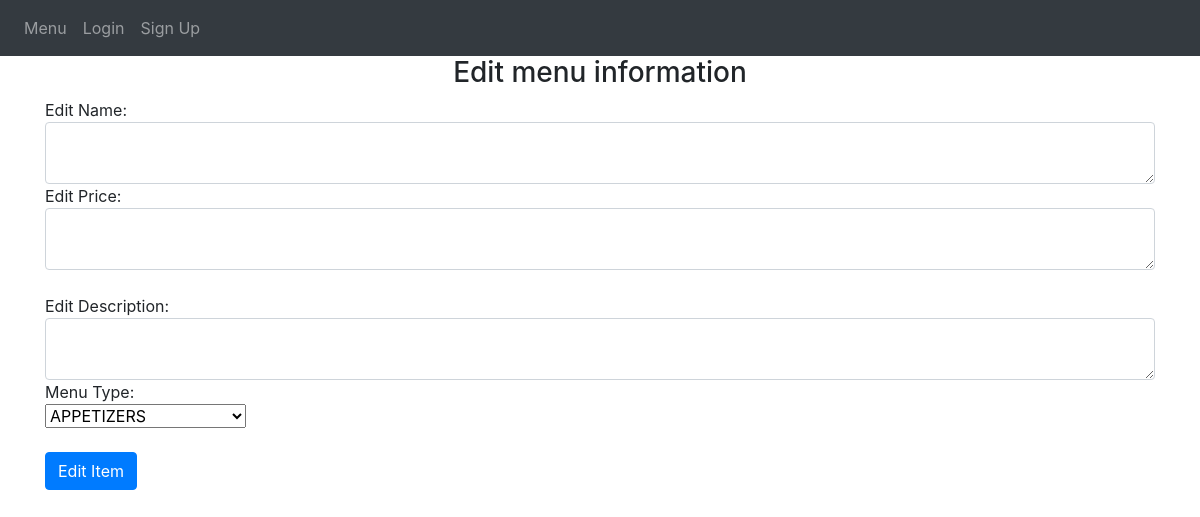
Before: /edit_redirect/1 with the older database file.
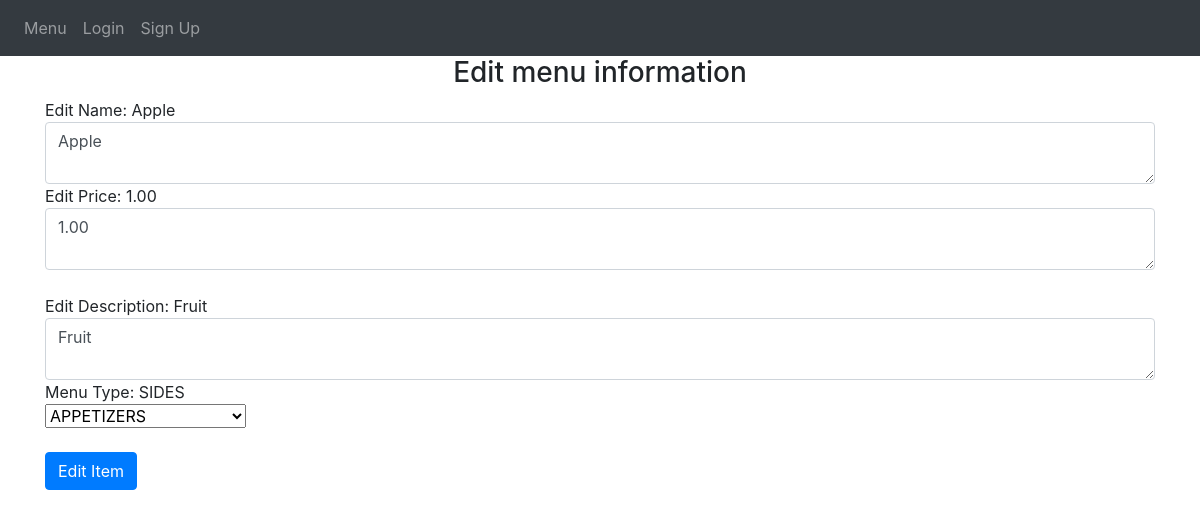
After: the same page with the newer database file.
### avanzareApp/models.py (models this page shows)
class Menu(db.Model):
    id = db.Column(db.Integer, primary_key=True)
    name = db.Column(db.String(150), unique=True)
    price = db.Column(db.String(150))
    description = db.Column(db.String(10000))
    menu_type = db.Column(db.String(150))
    date = db.Column(db.DateTime(timezone=True), default=func.now())
    user_id = db.Column(db.Integer, db.ForeignKey('user.id'))

### avanzareApp/views.py (the view, shortened to what this page needs)
@views.route('/edit_redirect/<int:id>', methods=['GET', 'POST'])
def edit_redirect(id):
    item = Menu.query.filter(Menu.id == id).first()
    return render_template('edit_menu_item.html', item=item, user=current_user)

### avanzareApp/templates/edit_menu_item.html (shortened to what this page needs)
{% extends "base.html" %} {% block title %}Home{% endblock %}
{% block content %}
<form method="POST">
    <h3 align="center">Edit menu information</h3>
    <div>Edit Name: {{item.name}}</div>
    <textarea   type="name"
                class="form-control"
                id="name"
                name="name">{{item.name}}</textarea>
    <div>Edit Price: {{item.price}}</div>
    <textarea   type="price"
                class="form-control"
                id="price"
                name="price">{{item.price}}</textarea>
    <br />
    <div>Edit Description: {{item.description}}</div>
    <textarea   type="description"
                class="form-control"
                id="description"
                name="description">{{item.description}}</textarea>
    <div>Menu Type: {{ item.menu_type }}</div>
    <select class="selectpicker" type="menu_type" id="menu_type" name="menu_type">
      <optgroup label="DINNER MENU" >
        <option>APPETIZERS</option>
      </optgroup>
    </select>
    <br />
    <br />
    <button type="submit" class="btn btn-primary">Edit Item</button>
</form>
{% endblock %}

### avanzareApp/templates/base.html (shortened to what this page needs)
<!DOCTYPE html>
<html lang="en">
<head>
    <link
      rel="stylesheet"
      href="https://stackpath.bootstrapcdn.com/bootstrap/4.4.1/css/bootstrap.min.css"
    />
    <link
      rel="stylesheet"
      href="https://stackpath.bootstrapcdn.com/font-awesome/4.7.0/css/font-awesome.min.css"
    />
    <link rel="stylesheet" href="style.css">
</head>
<body>
    <nav class="navbar navbar-expand-lg navbar-dark bg-dark">
        <div class="collapse navbar-collapse" id="navbar">
            <div class="navbar-nav">
                {% if user.is_authenticated %}
                    {% if user.email == "headChef@gmail.com" %}
                        <a class="nav-item nav-link" id="edit_menu" href="/add-menu-item">Edit Menu</a>
                    {% endif %}
                    <a class="nav-item nav-link" id="home" href="/">Home</a>
                    <a class="nav-item nav-link" id="order" href="/order">Order</a>
                    <a class="nav-item nav-link" id="logout" href="/logout">Logout</a>
                {% else %}
                    <a class="nav-item nav-link" id="menu" href="/start_page">Menu</a>
                    <a class="nav-item nav-link" id="login" href="/login">Login</a>
                    <a class="nav-item nav-link" id="signup" href="/sign-up">Sign Up</a>
                {% endif %}
            </div>
        </div>
    </nav>
    <div class="container">
    {% block content %}
    {% endblock %}
    </div>
</body>
</html>

Changed rows visible on the page:
added Menu: name "Apple", price "1.00", description "Fruit", menu_type "SIDES"
